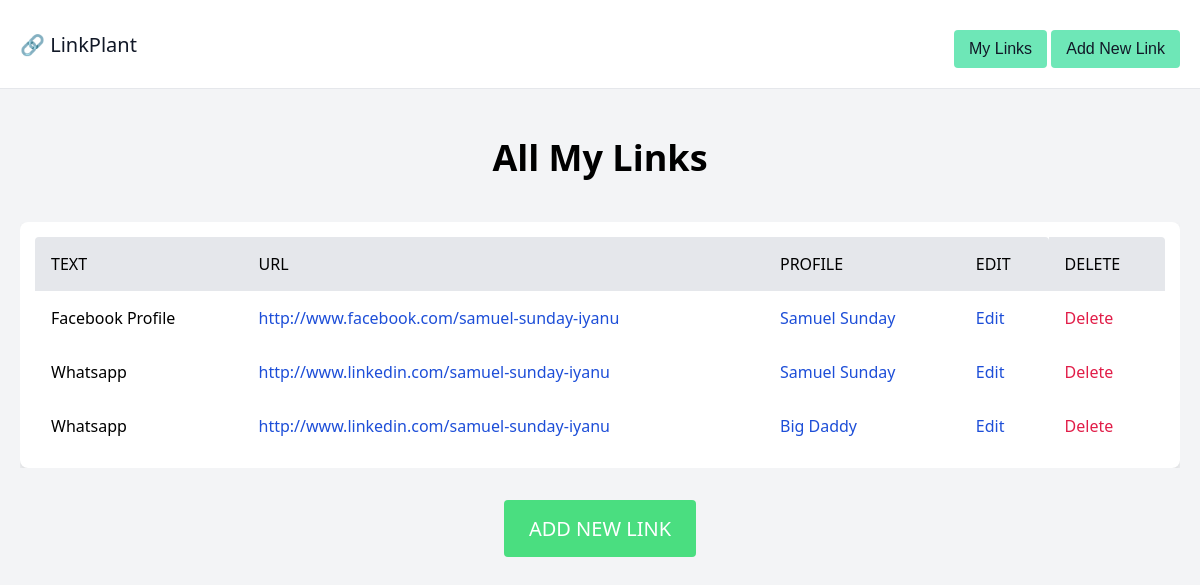
The page / on the database its author committed.
### linkPlant/models.py (models this page shows, shortened)
class Link (models.Model):
    text = models.CharField (max_length =100)
    url =  models.URLField ()
    profile = models.ForeignKey(Profiles, on_delete = models.CASCADE, related_name = 'links')

class Profiles (models.Model):
    BG_CHOICES = (
    ('blue', 'Blue'),
    ('green',  'Green'),
    ('yellow',  'Yellow'),
    )
    name = models.CharField (max_length =100)
    slug = models.SlugField(max_length = 100)
    bg_colour = models.CharField (max_length = 50, choices = BG_CHOICES)

### linkPlant/views.py (the view)
# urls.py: path('', LinkListView.as_view(), name='link-list'),
class LinkListView(ListView):
    model = Link

### linkPlant/templates/linkPLant/link_list.html
{% extends 'linkPlant/base.html' %}
{% block content %}
    <h1 style="font-size: 2.25rem; text-align: center; margin-bottom: 2.5rem;">All My Links</h1>
    <div style="overflow-x: auto;">
        <div style="background-color: #ffffff; padding: 15px; border-radius: 8px; box-shadow: 0 4px 6px rgba(0, 0, 0, 0.1);">
            <table style="width: 100%; border-collapse: collapse; text-align: left;">
                <thead>
                    <tr style="background-color: #e5e7eb;">
                        <th style="padding: 1rem; font-weight: 500; text-transform: uppercase; border-radius: 0.25rem 0 0 0;">Text</th>
                        <th style="padding: 1rem; font-weight: 500; text-transform: uppercase;">URL</th>
                        <th style="padding: 1rem; font-weight: 500; text-transform: uppercase;">Profile</th>
                        <th style="padding: 1rem; font-weight: 500; text-transform: uppercase; border-radius: 0 0.25rem 0 0;">Edit</th>
                        <th style="padding: 1rem; font-weight: 500; text-transform: uppercase; border-radius: 0 0.25rem 0 0;">Delete</th>
                    </tr>
                </thead>
                <tbody>
                    {% for link in object_list %}
                        <tr style="background-color: white;">
                            <td style ="padding: 1rem;">{{ link.text }}</td>
                            <td style="padding: 1rem;">
                                <a href="{{ link.url }}" target="_blank" style="text-decoration: none; color: #1d4ed8;">
                                    {{ link.url }}
                                </a>
                            </td>
                            <td style="padding: 1rem;">
                                <a href="{% url 'profile' link.profile.slug %}" target="_blank" style="text-decoration: none; color: #1d4ed8;">
                                    {{ link.profile.name }}
                                </a>
                            </td>
                            <td style="padding: 1rem;">
                                <a href="{% url 'list-update' link.id %}" style="text-decoration: none; color: #1d4ed8;">Edit</a>
                            </td>
                            <td style="padding: 1rem;">
                                <a href="{% url 'list-delete' link.id %}" style="text-decoration: none; color: #e11d48;">Delete</a>
                            </td>
                        </tr>
                    {% endfor %}
                </tbody>
            </table>
        </div>
    </div>
    <div style="text-align: center; margin-top: 2rem;">
        <a href="{% url 'list-create' %}" style="display: inline-flex; align-items: center; justify-content: center; background-color: #4ade80; color: white; padding: 15px 25px; border-radius: 4px; text-decoration: none; font-size: 1.25rem; transition: background-color 0.3s;">
            ADD NEW LINK
        </a>
    </div>
{% endblock %}

### linkPlant/templates/linkPLant/base.html (shortened to what this page needs)
<!DOCTYPE html>
<html lang="en">
<head>
</head>
<body>
    <header>
        <div class="container">
            <div class="nav">
                <a href="{% url 'link-list' %}">
                    <span style="font-size: 1.25rem; font-weight: 500;">🔗 LinkPlant</span>
                </a>
                <nav>
                    <button><a href="{% url 'link-list' %}">  My Links</a> </button>
                    <button>
                        <a href="{% url 'list-create' %}">Add New Link</a>
                    </button>
                </nav>
            </div>
        </div>
    </header>
    <div class="container content">
        {% block content %}
        {% endblock %}
    </div>
</body>
</html>

### linkPlant/templates/linkPLant/base.html (style rules this page uses)
body { background-color: #f3f4f6; font-family: 'Segoe UI', Tahoma, Geneva, Verdana, sans-serif; margin: 0; padding: 0; }
header { color: #374151; border-bottom: 1px solid #e5e7eb; background-color: #ffffff; }
.container { max-width: 1200px; margin: 0 auto; padding: 20px; }
.nav { display: flex; justify-content: space-between; align-items: center; margin: 0; }
.nav a, .nav button { color: #111827; text-decoration: none; font-size: 1rem; transition: color 0.3s, background-color 0.3s; }
.nav button { background-color: #6ee7b7; border: none; padding: 10px 15px; border-radius: 4px; cursor: pointer; }
.nav button { margin-top: 10px; }
.content { padding: 20px; }

### rows shown on the page
Link: text "Facebook Profile", url "http://www.facebook.com/samuel-sunday-iyanu", profile.name "Samuel Sunday"
Link: text "Whatsapp", url "http://www.linkedin.com/samuel-sunday-iyanu", profile.name "Samuel Sunday"
Link: text "Whatsapp", url "http://www.linkedin.com/samuel-sunday-iyanu", profile.name "Big Daddy"
